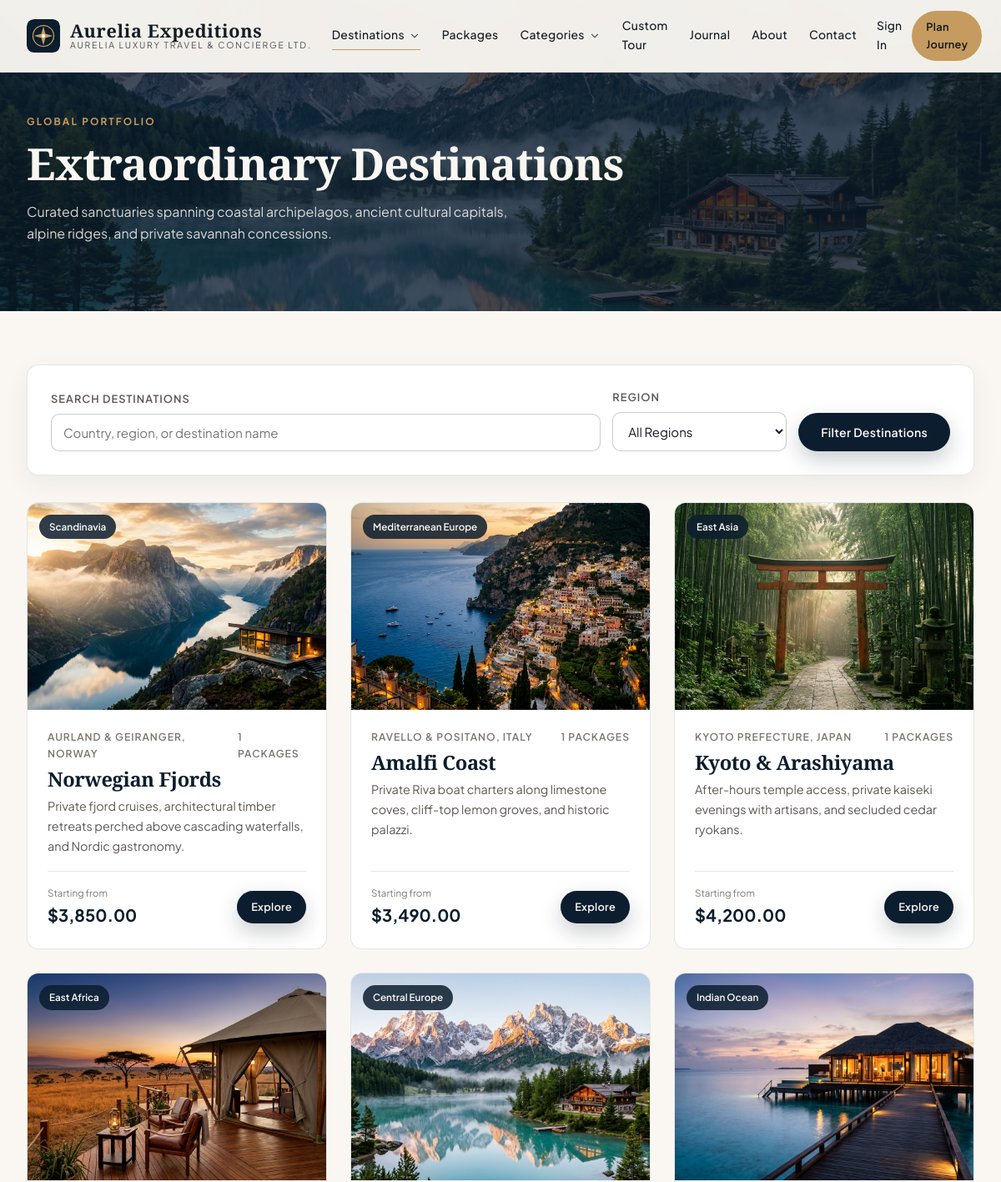
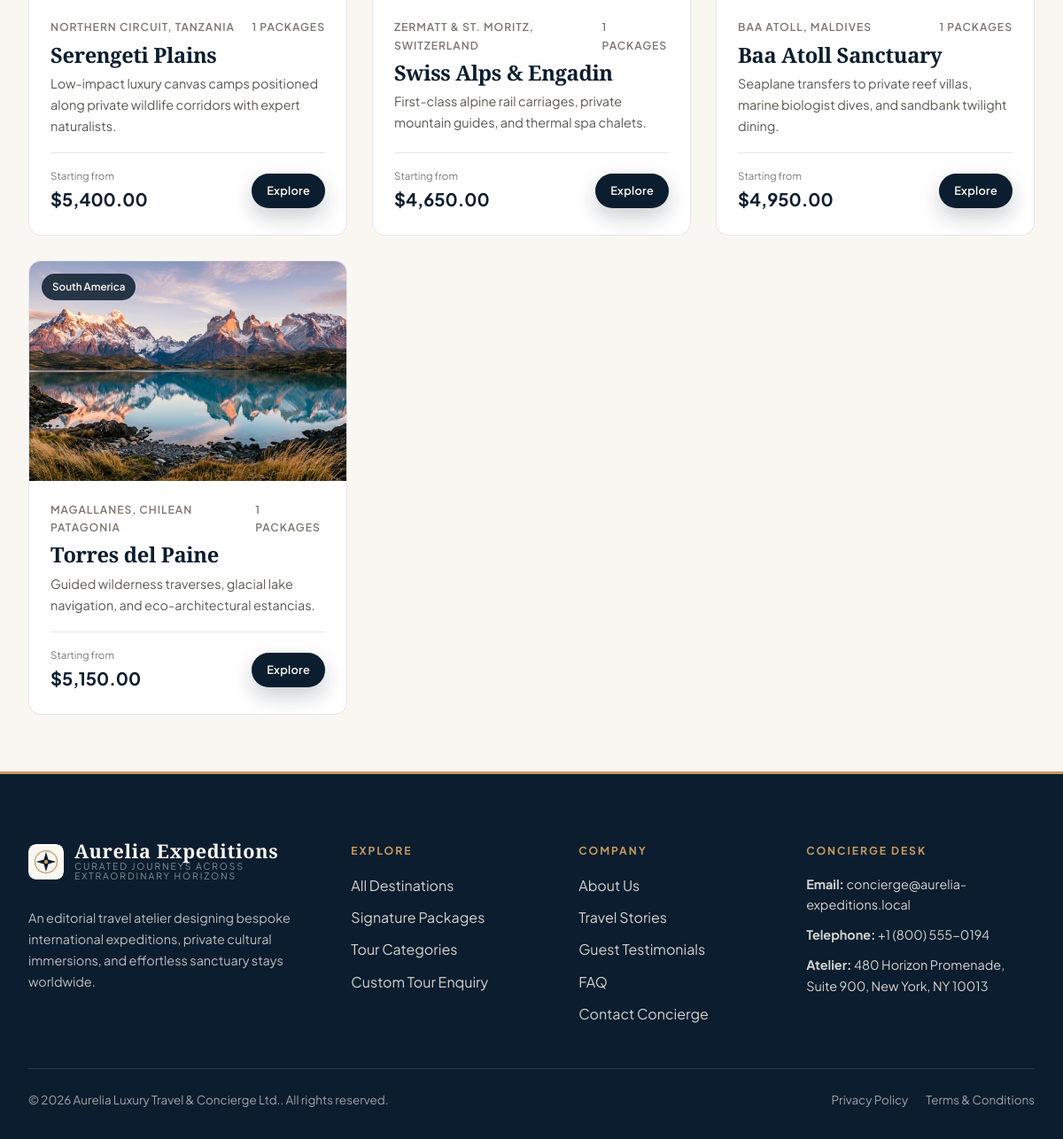
The page /destinations on the database its author committed (2 pictures, top to bottom).
### tables this page shows
CREATE TABLE `website_menus` (
  `id` INT UNSIGNED NOT NULL AUTO_INCREMENT,
  `location` ENUM('header','footer_explore','footer_company','footer_legal') NOT NULL DEFAULT 'header',
  `parent_id` INT UNSIGNED NULL,
  `label` VARCHAR(80) NOT NULL,
  `url` VARCHAR(255) NOT NULL,
  `sort_order` INT NOT NULL DEFAULT 0,
  `is_active` TINYINT(1) NOT NULL DEFAULT 1,
  `open_new_tab` TINYINT(1) NOT NULL DEFAULT 0,
  `created_at` TIMESTAMP NOT NULL DEFAULT CURRENT_TIMESTAMP,
  `updated_at` TIMESTAMP NOT NULL DEFAULT CURRENT_TIMESTAMP ON UPDATE CURRENT_TIMESTAMP,
  PRIMARY KEY (`id`),
  CONSTRAINT `fk_menu_parent` FOREIGN KEY (`parent_id`) REFERENCES `website_menus` (`id`) ON DELETE CASCADE
);

CREATE TABLE `destinations` (
  `id` INT UNSIGNED NOT NULL AUTO_INCREMENT,
  `country_id` INT UNSIGNED NOT NULL,
  `name` VARCHAR(120) NOT NULL,
  `slug` VARCHAR(140) NOT NULL,
  `location_label` VARCHAR(120) NOT NULL,
  `tagline` VARCHAR(200) NULL,
  `summary` TEXT NULL,
  `description` LONGTEXT NULL,
  `highlights` JSON NULL,
  `best_time_to_visit` VARCHAR(120) NULL,
  `climate` VARCHAR(120) NULL,
  `starting_price` DECIMAL(12,2) NOT NULL DEFAULT 0.00,
  `hero_image` VARCHAR(255) NULL,
  `gallery` JSON NULL,
  `is_featured` TINYINT(1) NOT NULL DEFAULT 0,
  `is_active` TINYINT(1) NOT NULL DEFAULT 1,
  `sort_order` INT NOT NULL DEFAULT 0,
  `created_at` TIMESTAMP NOT NULL DEFAULT CURRENT_TIMESTAMP,
  `updated_at` TIMESTAMP NOT NULL DEFAULT CURRENT_TIMESTAMP ON UPDATE CURRENT_TIMESTAMP,
  `deleted_at` DATETIME NULL,
  PRIMARY KEY (`id`),
  UNIQUE KEY `uq_destinations_slug` (`slug`),
  KEY `idx_dest_featured` (`is_featured`, `is_active`),
  CONSTRAINT `fk_dest_country` FOREIGN KEY (`country_id`) REFERENCES `countries` (`id`) ON DELETE RESTRICT
);

CREATE TABLE `countries` (
  `id` INT UNSIGNED NOT NULL AUTO_INCREMENT,
  `name` VARCHAR(100) NOT NULL,
  `code` CHAR(3) NOT NULL,
  `region` VARCHAR(80) NOT NULL,
  `currency` VARCHAR(10) NOT NULL DEFAULT 'USD',
  `description` TEXT NULL,
  `image` VARCHAR(255) NULL,
  `is_active` TINYINT(1) NOT NULL DEFAULT 1,
  `created_at` TIMESTAMP NOT NULL DEFAULT CURRENT_TIMESTAMP,
  `updated_at` TIMESTAMP NOT NULL DEFAULT CURRENT_TIMESTAMP ON UPDATE CURRENT_TIMESTAMP,
  PRIMARY KEY (`id`),
  UNIQUE KEY `uq_countries_name` (`name`),
  UNIQUE KEY `uq_countries_code` (`code`)
);

### views/frontend/destinations.php (the view, shortened to what the rows shown need)
<section class="page-hero">
    <img src="<?= e(upload_url('destinations/swiss-alps.jpg')) ?>" alt="Destinations" class="page-hero-bg">
    <div class="container-editorial">
        <span class="section-eyebrow">Global Portfolio</span>
        <h1>Extraordinary Destinations</h1>
        <p style="max-width:600px;opacity:0.84;">Curated sanctuaries spanning coastal archipelagos, ancient cultural capitals, alpine ridges, and private savannah concessions.</p>
    </div>
</section>
<section class="section-pad-sm">
    <div class="container-editorial">
        <form method="GET" action="<?= url('/destinations') ?>" class="surface-card" style="margin-bottom:32px;display:flex;flex-wrap:wrap;gap:14px;align-items:flex-end;">
            <div style="flex:1;min-width:220px;">
                <label class="form-label-editorial">Search Destinations</label>
                <input type="text" name="q" value="<?= e($filters['search'] ?? '') ?>" class="form-control-editorial" placeholder="Country, region, or destination name">
            </div>
            <div style="min-width:200px;">
                <label class="form-label-editorial">Region</label>
                <select name="region" class="form-control-editorial">
                    <option value="">All Regions</option>
                </select>
            </div>
            <button type="submit" class="btn-brand btn-brand-primary">Filter Destinations</button>
        </form>
        <?php if (empty($destinations)): ?>
            <div class="surface-card" style="text-align:center;padding:48px;">
                <h3>No matching destinations found</h3>
                <p style="color:var(--ink-muted);">Try broadening your filter criteria or explore our custom itinerary service.</p>
                <a href="<?= url('/custom-enquiry') ?>" class="btn-brand btn-brand-primary">Request Custom Journey</a>
            </div>
        <?php else: ?>
            <div class="packages-grid">
                <?php foreach ($destinations as $d): ?>
                    <article class="pkg-card">
                        <div class="pkg-media">
                            <a href="<?= url('/destination/' . $d['slug']) ?>">
                                <img src="<?= e(upload_url($d['hero_image'])) ?>" alt="<?= e($d['name']) ?>">
                            </a>
                            <span class="pkg-badge-top"><?= e($d['region']) ?></span>
                        </div>
                        <div class="pkg-body">
                            <div class="pkg-meta-row">
                                <span><?= e($d['location_label']) ?></span>
                                <span><?= (int) $d['package_count'] ?> Packages</span>
                            </div>
                            <h3><a href="<?= url('/destination/' . $d['slug']) ?>"><?= e($d['name']) ?></a></h3>
                            <p class="pkg-excerpt"><?= e($d['summary']) ?></p>
                            <div class="pkg-footer">
                                <div class="pkg-price">
                                    <small>Starting from</small>
                                    <strong><?= e(money($d['starting_price'])) ?></strong>
                                </div>
                                <a href="<?= url('/destination/' . $d['slug']) ?>" class="btn-brand btn-brand-primary btn-sm-pill">Explore</a>
                            </div>
                        </div>
                    </article>
                <?php endforeach; ?>
            </div>
        <?php endif; ?>
    </div>
</section>

### core/Router.php (shortened to what the rows shown need)
<?php
class Router
{
    private array $routes = [];
    public function addRoute(string $method, string $path, callable|array $handler, array $middleware = []): void
    {
        $normalized = '/' . trim($path, '/');
        if ($normalized !== '/') {
            $normalized = rtrim($normalized, '/');
        }
        $pattern = preg_replace('#\{([a-zA-Z_][a-zA-Z0-9_]*)\}#', '(?P<$1>[^/]+)', $normalized);
        $regex = '#^' . $pattern . '$#';
        $this->routes[] = [
            'method' => strtoupper($method),
            'path' => $normalized,
            'regex' => $regex,
            'handler' => $handler,
            'middleware' => $middleware,
        ];
    }
    public function dispatch(string $requestUri, string $requestMethod): void
    {
        $path = parse_url($requestUri, PHP_URL_PATH) ?? '/';
        $basePath = base_path();
        if ($basePath !== '' && str_starts_with($path, $basePath)) {
            $path = substr($path, strlen($basePath));
        }
        $path = '/' . trim($path, '/');
        if ($path !== '/') {
            $path = rtrim($path, '/');
        }
        $method = strtoupper($requestMethod);
        foreach ($this->routes as $route) {
            if ($route['method'] !== $method) {
                continue;
            }
            if (preg_match($route['regex'], $path, $matches)) {
                $params = [];
                $handler = $route['handler'];
                if (is_array($handler)) {
                    [$controllerClass, $action] = $handler;
                    $controller = new $controllerClass();
                    $controller->$action($params);
                    return;
                }
                return;
            }
        }
    }
}

### views/partials/frontend-header.php (shortened to what the rows shown need)
<?php
$cmsModel = new \App\Models\Cms();
$headerMenus = $cmsModel->menus('header');
$currentUser = \Core\Auth::user();
$isSolid = $isSolidHeader ?? false;
?>
<header class="site-header <?= $isSolid ? 'header-solid' : '' ?>">
    <div class="container-editorial header-inner">
        <a href="<?= url('/') ?>" class="brand-lockup" aria-label="<?= e(brand('website_name')) ?>">
            <img src="<?= e($isSolid ? brand_logo('primary') : brand_logo('light')) ?>" alt="<?= e(brand('website_name')) ?>">
            <div class="brand-wordmark">
                <strong><?= e(brand('website_name')) ?></strong>
                <span><?= e(brand('company_name')) ?></span>
            </div>
        </a>
        <nav class="nav-primary" aria-label="Main Navigation">
            <?php foreach ($headerMenus as $menu):
                $hasMega = in_array($menu['url'], ['/destinations', '/categories'], true);
            ?>
                <div class="nav-item">
                    <a href="<?= url($menu['url']) ?>" class="nav-link <?= is_active_nav($menu['url']) ?>">
                        <?= e($menu['label']) ?>
                        <?php if ($hasMega): ?>
                            <?= svg_icon('chevron-down', 14) ?>
                        <?php endif; ?>
                    </a>
                </div>
            <?php endforeach; ?>
        </nav>
        <div class="header-actions">
            <?php if ($currentUser): ?>
                <a href="<?= e(\Core\Auth::dashboardUrl($currentUser)) ?>" class="btn-brand btn-brand-accent btn-sm-pill">
                    My Portal
                </a>
            <?php else: ?>
                <a href="<?= url('/login') ?>" class="nav-link" style="font-size:0.86rem;">Sign In</a>
                <a href="<?= url('/custom-enquiry') ?>" class="btn-brand btn-brand-accent btn-sm-pill">Plan Journey</a>
            <?php endif; ?>
        </div>
    </div>
</header>

### views/partials/icons.php (shortened to what the rows shown need)
<?php
function svg_icon(string $name, int $size = 18, string $class = ''): string
{
    $attrs = sprintf('width="%d" height="%d" viewBox="0 0 24 24" fill="none" stroke="currentColor" stroke-width="1.8" stroke-linecap="round" stroke-linejoin="round" class="icon-svg %s"', $size, $size, e($class));
    return "<svg {$attrs}>{$paths}</svg>";
}

### views/partials/frontend-footer.php (shortened to what the rows shown need)
<?php
$cmsModel = new \App\Models\Cms();
$exploreLinks = $cmsModel->menus('footer_explore');
$companyLinks = $cmsModel->menus('footer_company');
$legalLinks = $cmsModel->menus('footer_legal');
?>
<footer class="site-footer">
    <div class="container-editorial">
        <div class="footer-grid">
            <div>
                <a href="<?= url('/') ?>" class="brand-lockup" style="margin-bottom:16px;">
                    <img src="<?= e(brand_logo('light')) ?>" alt="<?= e(brand('website_name')) ?>">
                    <div class="brand-wordmark">
                        <strong style="color:#FAF7F2;"><?= e(brand('website_name')) ?></strong>
                        <span style="color:rgba(250,247,242,0.7);"><?= e(brand('website_tagline')) ?></span>
                    </div>
                </a>
                <p style="font-size:0.9rem;color:rgba(250,247,242,0.74);max-width:340px;">
                    <?= e(brand('company_description')) ?>
                </p>
            </div>
            <div>
                <div class="footer-heading">Explore</div>
                <ul class="footer-links">
                    <?php foreach ($exploreLinks as $link): ?>
                        <li><a href="<?= url($link['url']) ?>"><?= e($link['label']) ?></a></li>
                    <?php endforeach; ?>
                </ul>
            </div>
            <div>
                <div class="footer-heading">Company</div>
                <ul class="footer-links">
                    <?php foreach ($companyLinks as $link): ?>
                        <li><a href="<?= url($link['url']) ?>"><?= e($link['label']) ?></a></li>
                    <?php endforeach; ?>
                </ul>
            </div>
            <div>
                <div class="footer-heading">Concierge Desk</div>
                <ul class="footer-links" style="font-size:0.9rem;">
                    <li><strong>Email:</strong> <a href="mailto:<?= e(brand('contact_email')) ?>"><?= e(brand('contact_email')) ?></a></li>
                    <li><strong>Telephone:</strong> <a href="tel:<?= e(brand('contact_number')) ?>"><?= e(brand('contact_number')) ?></a></li>
                    <li><strong>Atelier:</strong> <?= e(brand('company_address')) ?></li>
                </ul>
            </div>
        </div>
        <div class="footer-bottom">
            <div>&copy; <?= date('Y') ?> <?= e(brand('company_name')) ?>. All rights reserved.</div>
            <div style="display:flex;gap:20px;">
                <?php foreach ($legalLinks as $link): ?>
                    <a href="<?= url($link['url']) ?>"><?= e($link['label']) ?></a>
                <?php endforeach; ?>
            </div>
        </div>
    </div>
</footer>

### rows shown on the page
website_menus: label "Destinations"
website_menus: label "Packages"
website_menus: label "Categories"
website_menus: label "Custom Tour"
website_menus: label "Journal"
website_menus: label "About"
website_menus: label "Contact"
destinations: hero_image (picture), country.region "Scandinavia", location_label "AURLAND & GEIRANGER, NORWAY", package_count "1", name "Norwegian Fjords", summary "Private fjord cruises, architectural timber retreats perched above cascading waterfalls, and Nordic gastronomy.", starting_price "$3,850.00"
destinations: hero_image (picture), country.region "Mediterranean Europe", location_label "RAVELLO & POSITANO, ITALY", package_count "1", name "Amalfi Coast", summary "Private Riva boat charters along limestone coves, cliff-top lemon groves, and historic palazzi.", starting_price "$3,490.00"
destinations: hero_image (picture), country.region "East Asia", location_label "KYOTO PREFECTURE, JAPAN", package_count "1", name "Kyoto & Arashiyama", summary "After-hours temple access, private kaiseki evenings with artisans, and secluded cedar ryokans.", starting_price "$4,200.00"
destinations: hero_image (picture), country.region "East Africa", location_label "NORTHERN CIRCUIT, TANZANIA", package_count "1", name "Serengeti Plains", summary "Low-impact luxury canvas camps positioned along private wildlife corridors with expert naturalists.", starting_price "$5,400.00"
destinations: hero_image (picture), country.region "Central Europe", location_label "ZERMATT & ST. MORITZ, SWITZERLAND", package_count "1", name "Swiss Alps & Engadin", summary "First-class alpine rail carriages, private mountain guides, and thermal spa chalets.", starting_price "$4,650.00"
destinations: hero_image (picture), country.region "Indian Ocean", location_label "BAA ATOLL, MALDIVES", package_count "1", name "Baa Atoll Sanctuary", summary "Seaplane transfers to private reef villas, marine biologist dives, and sandbank twilight dining.", starting_price "$4,950.00"
destinations: hero_image (picture), country.region "South America", location_label "MAGALLANES, CHILEAN PATAGONIA", package_count "1", name "Torres del Paine", summary "Guided wilderness traverses, glacial lake navigation, and eco-architectural estancias.", starting_price "$5,150.00"
website_menus: label "All Destinations"
website_menus: label "Signature Packages"
website_menus: label "Tour Categories"
website_menus: label "Custom Tour Enquiry"
website_menus: label "About Us"
website_menus: label "Travel Stories"
website_menus: label "Guest Testimonials"
website_menus: label "FAQ"
website_menus: label "Contact Concierge"
website_menus: label "Privacy Policy"
website_menus: label "Terms & Conditions"
